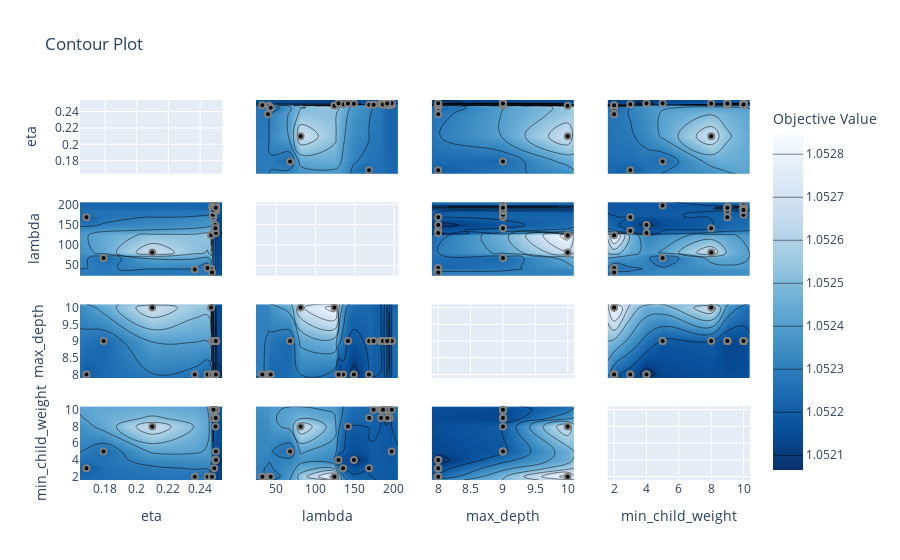

Notebook code cell kept with this figure:
### Code cell
plot_contour(study)

### Figure 1 — Plotly figure (JSON) as saved in the notebook; plotly's stock layout.template omitted (floating-point values rounded to 4 significant figures; data arrays with more than 128 entries replaced by an {"elided": "..."} marker saying what was removed)
{"data": [{"type": "scatter", "xaxis": "x", "yaxis": "y"}, {"colorbar": {"title": {"text": "Objective Value"}}, "colorscale": [[0, "rgb(247,251,255)"], [0.125, "rgb(222,235,247)"], [0.25, "rgb(198,219,239)"], [0.375, "rgb(158,202,225)"], [0.5, "rgb(107,174,214)"], [0.625, "rgb(66,146,198)"], [0.75, "rgb(33,113,181)"], [0.875, "rgb(8,81,156)"], [1, "rgb(8,48,107)"]], "connectgaps": true, "contours": {"coloring": "heatmap"}, "hoverinfo": "none", "line": {"smoothing": 1.3}, "reversescale": true, "showscale": true, "type": "contour", "x": [0.1643, 0.1683, 0.1791, 0.2099, 0.2366, 0.2447, 0.2469, 0.247, 0.2475, 0.2476, 0.248, 0.2481, 0.2483, 0.2483, 0.2483, 0.2484, 0.2485, 0.2489, 0.2495, 0.2496, 0.2497, 0.2498, 0.2499, 0.2499, 0.2499, 0.2499, 0.25, 0.25, 0.25, 0.2541], "xaxis": "x5", "y": [24.24, 32.47, 39.64, 40.9, 43.12, 67.81, 81.16, 124.2, 129.4, 135.2, 141.4, 149.0, 168.2, 168.5, 174.1, 183.3, 183.6, 186.0, 186.0, 188.6, 189.4, 189.5, 191.5, 192.4, 194.0, 194.3, 194.3, 197.1, 197.2, 205.4], "yaxis": "y5", "z": {"elided": "30x30 float values"}}, {"marker": {"color": "black", "line": {"color": "Gray", "width": 2}}, "mode": "markers", "name": "Feasible Trial", "showlegend": false, "type": "scatter", "x": [0.2099, 0.2366, 0.247, 0.1683, 0.1791, 0.2469, 0.2447, 0.2475, 0.2489, 0.2495, 0.25, 0.2497, 0.2496, 0.2476, 0.248, 0.2483, 0.2484, 0.2498, 0.2481, 0.2499, 0.2483, 0.25, 0.2483, 0.2499, 0.25, 0.2499, 0.2485, 0.2499], "xaxis": "x5", "y": [81.16, 39.64, 124.2, 168.2, 67.81, 40.9, 43.12, 32.47, 135.2, 149.0, 129.4, 141.4, 183.3, 194.0, 194.3, 197.2, 168.5, 192.4, 174.1, 183.6, 194.3, 189.5, 188.6, 189.4, 197.1, 186.0, 186.0, 191.5], "yaxis": "y5"}, {"colorbar": {"title": {"text": "Objective Value"}}, "colorscale": [[0, "rgb(247,251,255)"], [0.125, "rgb(222,235,247)"], [0.25, "rgb(198,219,239)"], [0.375, "rgb(158,202,225)"], [0.5, "rgb(107,174,214)"], [0.625, "rgb(66,146,198)"], [0.75, "rgb(33,113,181)"], [0.875, "rgb(8,81,156)"], [1, "rgb(8,48,107)"]], "connectgaps": true, "contours": {"coloring": "heatmap"}, "hoverinfo": "none", "line": {"smoothing": 1.3}, "reversescale": true, "showscale": false, "type": "contour", "x": [0.1643, 0.1683, 0.1791, 0.2099, 0.2366, 0.2447, 0.2469, 0.247, 0.2475, 0.2476, 0.248, 0.2481, 0.2483, 0.2483, 0.2483, 0.2484, 0.2485, 0.2489, 0.2495, 0.2496, 0.2497, 0.2498, 0.2499, 0.2499, 0.2499, 0.2499, 0.25, 0.25, 0.25, 0.2541], "xaxis": "x9", "y": [7.9, 8, 9, 10, 10.1], "yaxis": "y9", "z": {"elided": "5x30 float values"}}, {"marker": {"color": "black", "line": {"color": "Gray", "width": 2}}, "mode": "markers", "name": "Feasible Trial", "showlegend": false, "type": "scatter", "x": [0.2099, 0.2366, 0.247, 0.1683, 0.1791, 0.2469, 0.2447, 0.2475, 0.2489, 0.2495, 0.25, 0.2497, 0.2496, 0.2476, 0.248, 0.2483, 0.2484, 0.2498, 0.2481, 0.2499, 0.2483, 0.25, 0.2483, 0.2499, 0.25, 0.2499, 0.2485, 0.2499], "xaxis": "x9", "y": [10, 8, 10, 8, 9, 8, 8, 8, 8, 8, 8, 9, 9, 9, 9, 9, 9, 9, 9, 9, 9, 9, 9, 9, 9, 9, 9, 9], "yaxis": "y9"}, {"colorbar": {"title": {"text": "Objective Value"}}, "colorscale": [[0, "rgb(247,251,255)"], [0.125, "rgb(222,235,247)"], [0.25, "rgb(198,219,239)"], [0.375, "rgb(158,202,225)"], [0.5, "rgb(107,174,214)"], [0.625, "rgb(66,146,198)"], [0.75, "rgb(33,113,181)"], [0.875, "rgb(8,81,156)"], [1, "rgb(8,48,107)"]], "connectgaps": true, "contours": {"coloring": "heatmap"}, "hoverinfo": "none", "line": {"smoothing": 1.3}, "reversescale": true, "showscale": false, "type": "contour", "x": [0.1643, 0.1683, 0.1791, 0.2099, 0.2366, 0.2447, 0.2469, 0.247, 0.2475, 0.2476, 0.248, 0.2481, 0.2483, 0.2483, 0.2483, 0.2484, 0.2485, 0.2489, 0.2495, 0.2496, 0.2497, 0.2498, 0.2499, 0.2499, 0.2499, 0.2499, 0.25, 0.25, 0.25, 0.2541], "xaxis": "x13", "y": [1.6, 2, 3, 4, 5, 8, 9, 10, 10.4], "yaxis": "y13", "z": {"elided": "9x30 float values"}}, {"marker": {"color": "black", "line": {"color": "Gray", "width": 2}}, "mode": "markers", "name": "Feasible Trial", "showlegend": false, "type": "scatter", "x": [0.2099, 0.2366, 0.247, 0.1683, 0.1791, 0.2469, 0.2447, 0.2475, 0.2489, 0.2495, 0.25, 0.2497, 0.2496, 0.2476, 0.248, 0.2483, 0.2484, 0.2498, 0.2481, 0.2499, 0.2483, 0.25, 0.2483, 0.2499, 0.25, 0.2499, 0.2485, 0.2499], "xaxis": "x13", "y": [8, 2, 2, 3, 5, 2, 2, 2, 3, 4, 4, 8, 10, 10, 10, 10, 9, 9, 10, 9, 9, 10, 10, 10, 5, 10, 10, 9], "yaxis": "y13"}, {"colorbar": {"title": {"text": "Objective Value"}}, "colorscale": [[0, "rgb(247,251,255)"], [0.125, "rgb(222,235,247)"], [0.25, "rgb(198,219,239)"], [0.375, "rgb(158,202,225)"], [0.5, "rgb(107,174,214)"], [0.625, "rgb(66,146,198)"], [0.75, "rgb(33,113,181)"], [0.875, "rgb(8,81,156)"], [1, "rgb(8,48,107)"]], "connectgaps": true, "contours": {"coloring": "heatmap"}, "hoverinfo": "none", "line": {"smoothing": 1.3}, "reversescale": true, "showscale": false, "type": "contour", "x": [24.24, 32.47, 39.64, 40.9, 43.12, 67.81, 81.16, 124.2, 129.4, 135.2, 141.4, 149.0, 168.2, 168.5, 174.1, 183.3, 183.6, 186.0, 186.0, 188.6, 189.4, 189.5, 191.5, 192.4, 194.0, 194.3, 194.3, 197.1, 197.2, 205.4], "xaxis": "x2", "y": [0.1643, 0.1683, 0.1791, 0.2099, 0.2366, 0.2447, 0.2469, 0.247, 0.2475, 0.2476, 0.248, 0.2481, 0.2483, 0.2483, 0.2483, 0.2484, 0.2485, 0.2489, 0.2495, 0.2496, 0.2497, 0.2498, 0.2499, 0.2499, 0.2499, 0.2499, 0.25, 0.25, 0.25, 0.2541], "yaxis": "y2", "z": {"elided": "30x30 float values"}}, {"marker": {"color": "black", "line": {"color": "Gray", "width": 2}}, "mode": "markers", "name": "Feasible Trial", "showlegend": false, "type": "scatter", "x": [81.16, 39.64, 124.2, 168.2, 67.81, 40.9, 43.12, 32.47, 135.2, 149.0, 129.4, 141.4, 183.3, 194.0, 194.3, 197.2, 168.5, 192.4, 174.1, 183.6, 194.3, 189.5, 188.6, 189.4, 197.1, 186.0, 186.0, 191.5], "xaxis": "x2", "y": [0.2099, 0.2366, 0.247, 0.1683, 0.1791, 0.2469, 0.2447, 0.2475, 0.2489, 0.2495, 0.25, 0.2497, 0.2496, 0.2476, 0.248, 0.2483, 0.2484, 0.2498, 0.2481, 0.2499, 0.2483, 0.25, 0.2483, 0.2499, 0.25, 0.2499, 0.2485, 0.2499], "yaxis": "y2"}, {"type": "scatter", "xaxis": "x6", "yaxis": "y6"}, {"colorbar": {"title": {"text": "Objective Value"}}, "colorscale": [[0, "rgb(247,251,255)"], [0.125, "rgb(222,235,247)"], [0.25, "rgb(198,219,239)"], [0.375, "rgb(158,202,225)"], [0.5, "rgb(107,174,214)"], [0.625, "rgb(66,146,198)"], [0.75, "rgb(33,113,181)"], [0.875, "rgb(8,81,156)"], [1, "rgb(8,48,107)"]], "connectgaps": true, "contours": {"coloring": "heatmap"}, "hoverinfo": "none", "line": {"smoothing": 1.3}, "reversescale": true, "showscale": false, "type": "contour", "x": [24.24, 32.47, 39.64, 40.9, 43.12, 67.81, 81.16, 124.2, 129.4, 135.2, 141.4, 149.0, 168.2, 168.5, 174.1, 183.3, 183.6, 186.0, 186.0, 188.6, 189.4, 189.5, 191.5, 192.4, 194.0, 194.3, 194.3, 197.1, 197.2, 205.4], "xaxis": "x10", "y": [7.9, 8, 9, 10, 10.1], "yaxis": "y10", "z": {"elided": "5x30 float values"}}, {"marker": {"color": "black", "line": {"color": "Gray", "width": 2}}, "mode": "markers", "name": "Feasible Trial", "showlegend": false, "type": "scatter", "x": [81.16, 39.64, 124.2, 168.2, 67.81, 40.9, 43.12, 32.47, 135.2, 149.0, 129.4, 141.4, 183.3, 194.0, 194.3, 197.2, 168.5, 192.4, 174.1, 183.6, 194.3, 189.5, 188.6, 189.4, 197.1, 186.0, 186.0, 191.5], "xaxis": "x10", "y": [10, 8, 10, 8, 9, 8, 8, 8, 8, 8, 8, 9, 9, 9, 9, 9, 9, 9, 9, 9, 9, 9, 9, 9, 9, 9, 9, 9], "yaxis": "y10"}, {"colorbar": {"title": {"text": "Objective Value"}}, "colorscale": [[0, "rgb(247,251,255)"], [0.125, "rgb(222,235,247)"], [0.25, "rgb(198,219,239)"], [0.375, "rgb(158,202,225)"], [0.5, "rgb(107,174,214)"], [0.625, "rgb(66,146,198)"], [0.75, "rgb(33,113,181)"], [0.875, "rgb(8,81,156)"], [1, "rgb(8,48,107)"]], "connectgaps": true, "contours": {"coloring": "heatmap"}, "hoverinfo": "none", "line": {"smoothing": 1.3}, "reversescale": true, "showscale": false, "type": "contour", "x": [24.24, 32.47, 39.64, 40.9, 43.12, 67.81, 81.16, 124.2, 129.4, 135.2, 141.4, 149.0, 168.2, 168.5, 174.1, 183.3, 183.6, 186.0, 186.0, 188.6, 189.4, 189.5, 191.5, 192.4, 194.0, 194.3, 194.3, 197.1, 197.2, 205.4], "xaxis": "x14", "y": [1.6, 2, 3, 4, 5, 8, 9, 10, 10.4], "yaxis": "y14", "z": {"elided": "9x30 float values"}}, {"marker": {"color": "black", "line": {"color": "Gray", "width": 2}}, "mode": "markers", "name": "Feasible Trial", "showlegend": false, "type": "scatter", "x": [81.16, 39.64, 124.2, 168.2, 67.81, 40.9, 43.12, 32.47, 135.2, 149.0, 129.4, 141.4, 183.3, 194.0, 194.3, 197.2, 168.5, 192.4, 174.1, 183.6, 194.3, 189.5, 188.6, 189.4, 197.1, 186.0, 186.0, 191.5], "xaxis": "x14", "y": [8, 2, 2, 3, 5, 2, 2, 2, 3, 4, 4, 8, 10, 10, 10, 10, 9, 9, 10, 9, 9, 10, 10, 10, 5, 10, 10, 9], "yaxis": "y14"}, {"colorbar": {"title": {"text": "Objective Value"}}, "colorscale": [[0, "rgb(247,251,255)"], [0.125, "rgb(222,235,247)"], [0.25, "rgb(198,219,239)"], [0.375, "rgb(158,202,225)"], [0.5, "rgb(107,174,214)"], [0.625, "rgb(66,146,198)"], [0.75, "rgb(33,113,181)"], [0.875, "rgb(8,81,156)"], [1, "rgb(8,48,107)"]], "connectgaps": true, "contours": {"coloring": "heatmap"}, "hoverinfo": "none", "line": {"smoothing": 1.3}, "reversescale": true, "showscale": false, "type": "contour", "x": [7.9, 8, 9, 10, 10.1], "xaxis": "x3", "y": [0.1643, 0.1683, 0.1791, 0.2099, 0.2366, 0.2447, 0.2469, 0.247, 0.2475, 0.2476, 0.248, 0.2481, 0.2483, 0.2483, 0.2483, 0.2484, 0.2485, 0.2489, 0.2495, 0.2496, 0.2497, 0.2498, 0.2499, 0.2499, 0.2499, 0.2499, 0.25, 0.25, 0.25, 0.2541], "yaxis": "y3", "z": {"elided": "30x5 float values"}}, {"marker": {"color": "black", "line": {"color": "Gray", "width": 2}}, "mode": "markers", "name": "Feasible Trial", "showlegend": false, "type": "scatter", "x": [10, 8, 10, 8, 9, 8, 8, 8, 8, 8, 8, 9, 9, 9, 9, 9, 9, 9, 9, 9, 9, 9, 9, 9, 9, 9, 9, 9], "xaxis": "x3", "y": [0.2099, 0.2366, 0.247, 0.1683, 0.1791, 0.2469, 0.2447, 0.2475, 0.2489, 0.2495, 0.25, 0.2497, 0.2496, 0.2476, 0.248, 0.2483, 0.2484, 0.2498, 0.2481, 0.2499, 0.2483, 0.25, 0.2483, 0.2499, 0.25, 0.2499, 0.2485, 0.2499], "yaxis": "y3"}, {"colorbar": {"title": {"text": "Objective Value"}}, "colorscale": [[0, "rgb(247,251,255)"], [0.125, "rgb(222,235,247)"], [0.25, "rgb(198,219,239)"], [0.375, "rgb(158,202,225)"], [0.5, "rgb(107,174,214)"], [0.625, "rgb(66,146,198)"], [0.75, "rgb(33,113,181)"], [0.875, "rgb(8,81,156)"], [1, "rgb(8,48,107)"]], "connectgaps": true, "contours": {"coloring": "heatmap"}, "hoverinfo": "none", "line": {"smoothing": 1.3}, "reversescale": true, "showscale": false, "type": "contour", "x": [7.9, 8, 9, 10, 10.1], "xaxis": "x7", "y": [24.24, 32.47, 39.64, 40.9, 43.12, 67.81, 81.16, 124.2, 129.4, 135.2, 141.4, 149.0, 168.2, 168.5, 174.1, 183.3, 183.6, 186.0, 186.0, 188.6, 189.4, 189.5, 191.5, 192.4, 194.0, 194.3, 194.3, 197.1, 197.2, 205.4], "yaxis": "y7", "z": {"elided": "30x5 float values"}}, {"marker": {"color": "black", "line": {"color": "Gray", "width": 2}}, "mode": "markers", "name": "Feasible Trial", "showlegend": false, "type": "scatter", "x": [10, 8, 10, 8, 9, 8, 8, 8, 8, 8, 8, 9, 9, 9, 9, 9, 9, 9, 9, 9, 9, 9, 9, 9, 9, 9, 9, 9], "xaxis": "x7", "y": [81.16, 39.64, 124.2, 168.2, 67.81, 40.9, 43.12, 32.47, 135.2, 149.0, 129.4, 141.4, 183.3, 194.0, 194.3, 197.2, 168.5, 192.4, 174.1, 183.6, 194.3, 189.5, 188.6, 189.4, 197.1, 186.0, 186.0, 191.5], "yaxis": "y7"}, {"type": "scatter", "xaxis": "x11", "yaxis": "y11"}, {"colorbar": {"title": {"text": "Objective Value"}}, "colorscale": [[0, "rgb(247,251,255)"], [0.125, "rgb(222,235,247)"], [0.25, "rgb(198,219,239)"], [0.375, "rgb(158,202,225)"], [0.5, "rgb(107,174,214)"], [0.625, "rgb(66,146,198)"], [0.75, "rgb(33,113,181)"], [0.875, "rgb(8,81,156)"], [1, "rgb(8,48,107)"]], "connectgaps": true, "contours": {"coloring": "heatmap"}, "hoverinfo": "none", "line": {"smoothing": 1.3}, "reversescale": true, "showscale": false, "type": "contour", "x": [7.9, 8, 9, 10, 10.1], "xaxis": "x15", "y": [1.6, 2, 3, 4, 5, 8, 9, 10, 10.4], "yaxis": "y15", "z": [[null, null, null, null, null], [null, 1.052, null, 1.053, null], [null, 1.052, null, null, null], [null, 1.052, null, null, null], [null, null, 1.052, null, null], [null, null, 1.052, 1.053, null], [null, null, 1.052, null, null], [null, null, 1.052, null, null], [null, null, null, null, null]]}, {"marker": {"color": "black", "line": {"color": "Gray", "width": 2}}, "mode": "markers", "name": "Feasible Trial", "showlegend": false, "type": "scatter", "x": [10, 8, 10, 8, 9, 8, 8, 8, 8, 8, 8, 9, 9, 9, 9, 9, 9, 9, 9, 9, 9, 9, 9, 9, 9, 9, 9, 9], "xaxis": "x15", "y": [8, 2, 2, 3, 5, 2, 2, 2, 3, 4, 4, 8, 10, 10, 10, 10, 9, 9, 10, 9, 9, 10, 10, 10, 5, 10, 10, 9], "yaxis": "y15"}, {"colorbar": {"title": {"text": "Objective Value"}}, "colorscale": [[0, "rgb(247,251,255)"], [0.125, "rgb(222,235,247)"], [0.25, "rgb(198,219,239)"], [0.375, "rgb(158,202,225)"], [0.5, "rgb(107,174,214)"], [0.625, "rgb(66,146,198)"], [0.75, "rgb(33,113,181)"], [0.875, "rgb(8,81,156)"], [1, "rgb(8,48,107)"]], "connectgaps": true, "contours": {"coloring": "heatmap"}, "hoverinfo": "none", "line": {"smoothing": 1.3}, "reversescale": true, "showscale": false, "type": "contour", "x": [1.6, 2, 3, 4, 5, 8, 9, 10, 10.4], "xaxis": "x4", "y": [0.1643, 0.1683, 0.1791, 0.2099, 0.2366, 0.2447, 0.2469, 0.247, 0.2475, 0.2476, 0.248, 0.2481, 0.2483, 0.2483, 0.2483, 0.2484, 0.2485, 0.2489, 0.2495, 0.2496, 0.2497, 0.2498, 0.2499, 0.2499, 0.2499, 0.2499, 0.25, 0.25, 0.25, 0.2541], "yaxis": "y4", "z": {"elided": "30x9 float values"}}, {"marker": {"color": "black", "line": {"color": "Gray", "width": 2}}, "mode": "markers", "name": "Feasible Trial", "showlegend": false, "type": "scatter", "x": [8, 2, 2, 3, 5, 2, 2, 2, 3, 4, 4, 8, 10, 10, 10, 10, 9, 9, 10, 9, 9, 10, 10, 10, 5, 10, 10, 9], "xaxis": "x4", "y": [0.2099, 0.2366, 0.247, 0.1683, 0.1791, 0.2469, 0.2447, 0.2475, 0.2489, 0.2495, 0.25, 0.2497, 0.2496, 0.2476, 0.248, 0.2483, 0.2484, 0.2498, 0.2481, 0.2499, 0.2483, 0.25, 0.2483, 0.2499, 0.25, 0.2499, 0.2485, 0.2499], "yaxis": "y4"}, {"colorbar": {"title": {"text": "Objective Value"}}, "colorscale": [[0, "rgb(247,251,255)"], [0.125, "rgb(222,235,247)"], [0.25, "rgb(198,219,239)"], [0.375, "rgb(158,202,225)"], [0.5, "rgb(107,174,214)"], [0.625, "rgb(66,146,198)"], [0.75, "rgb(33,113,181)"], [0.875, "rgb(8,81,156)"], [1, "rgb(8,48,107)"]], "connectgaps": true, "contours": {"coloring": "heatmap"}, "hoverinfo": "none", "line": {"smoothing": 1.3}, "reversescale": true, "showscale": false, "type": "contour", "x": [1.6, 2, 3, 4, 5, 8, 9, 10, 10.4], "xaxis": "x8", "y": [24.24, 32.47, 39.64, 40.9, 43.12, 67.81, 81.16, 124.2, 129.4, 135.2, 141.4, 149.0, 168.2, 168.5, 174.1, 183.3, 183.6, 186.0, 186.0, 188.6, 189.4, 189.5, 191.5, 192.4, 194.0, 194.3, 194.3, 197.1, 197.2, 205.4], "yaxis": "y8", "z": {"elided": "30x9 float values"}}, {"marker": {"color": "black", "line": {"color": "Gray", "width": 2}}, "mode": "markers", "name": "Feasible Trial", "showlegend": false, "type": "scatter", "x": [8, 2, 2, 3, 5, 2, 2, 2, 3, 4, 4, 8, 10, 10, 10, 10, 9, 9, 10, 9, 9, 10, 10, 10, 5, 10, 10, 9], "xaxis": "x8", "y": [81.16, 39.64, 124.2, 168.2, 67.81, 40.9, 43.12, 32.47, 135.2, 149.0, 129.4, 141.4, 183.3, 194.0, 194.3, 197.2, 168.5, 192.4, 174.1, 183.6, 194.3, 189.5, 188.6, 189.4, 197.1, 186.0, 186.0, 191.5], "yaxis": "y8"}, {"colorbar": {"title": {"text": "Objective Value"}}, "colorscale": [[0, "rgb(247,251,255)"], [0.125, "rgb(222,235,247)"], [0.25, "rgb(198,219,239)"], [0.375, "rgb(158,202,225)"], [0.5, "rgb(107,174,214)"], [0.625, "rgb(66,146,198)"], [0.75, "rgb(33,113,181)"], [0.875, "rgb(8,81,156)"], [1, "rgb(8,48,107)"]], "connectgaps": true, "contours": {"coloring": "heatmap"}, "hoverinfo": "none", "line": {"smoothing": 1.3}, "reversescale": true, "showscale": false, "type": "contour", "x": [1.6, 2, 3, 4, 5, 8, 9, 10, 10.4], "xaxis": "x12", "y": [7.9, 8, 9, 10, 10.1], "yaxis": "y12", "z": [[null, null, null, null, null, null, null, null, null], [null, 1.052, 1.052, 1.052, null, null, null, null, null], [null, null, null, null, 1.052, 1.052, 1.052, 1.052, null], [null, 1.053, null, null, null, 1.053, null, null, null], [null, null, null, null, null, null, null, null, null]]}, {"marker": {"color": "black", "line": {"color": "Gray", "width": 2}}, "mode": "markers", "name": "Feasible Trial", "showlegend": false, "type": "scatter", "x": [8, 2, 2, 3, 5, 2, 2, 2, 3, 4, 4, 8, 10, 10, 10, 10, 9, 9, 10, 9, 9, 10, 10, 10, 5, 10, 10, 9], "xaxis": "x12", "y": [10, 8, 10, 8, 9, 8, 8, 8, 8, 8, 8, 9, 9, 9, 9, 9, 9, 9, 9, 9, 9, 9, 9, 9, 9, 9, 9, 9], "yaxis": "y12"}, {"type": "scatter", "xaxis": "x16", "yaxis": "y16"}], "layout": {"title": {"text": "Contour Plot"}, "xaxis": {"anchor": "y", "domain": [0, 0.2125], "matches": "x13", "range": [0.1643, 0.2541], "showticklabels": false}, "xaxis10": {"anchor": "y10", "domain": [0.2625, 0.475], "matches": "x14", "range": [24.24, 205.4], "showticklabels": false}, "xaxis11": {"anchor": "y11", "domain": [0.525, 0.7375], "matches": "x15", "range": [7.9, 10.1], "showticklabels": false}, "xaxis12": {"anchor": "y12", "domain": [0.7875, 1], "matches": "x16", "range": [1.6, 10.4], "showticklabels": false}, "xaxis13": {"anchor": "y13", "domain": [0, 0.2125], "range": [0.1643, 0.2541], "title": {"text": "eta"}}, "xaxis14": {"anchor": "y14", "domain": [0.2625, 0.475], "range": [24.24, 205.4], "title": {"text": "lambda"}}, "xaxis15": {"anchor": "y15", "domain": [0.525, 0.7375], "range": [7.9, 10.1], "title": {"text": "max_depth"}}, "xaxis16": {"anchor": "y16", "domain": [0.7875, 1], "range": [1.6, 10.4], "title": {"text": "min_child_weight"}}, "xaxis2": {"anchor": "y2", "domain": [0.2625, 0.475], "matches": "x14", "range": [24.24, 205.4], "showticklabels": false}, "xaxis3": {"anchor": "y3", "domain": [0.525, 0.7375], "matches": "x15", "range": [7.9, 10.1], "showticklabels": false}, "xaxis4": {"anchor": "y4", "domain": [0.7875, 1], "matches": "x16", "range": [1.6, 10.4], "showticklabels": false}, "xaxis5": {"anchor": "y5", "domain": [0, 0.2125], "matches": "x13", "range": [0.1643, 0.2541], "showticklabels": false}, "xaxis6": {"anchor": "y6", "domain": [0.2625, 0.475], "matches": "x14", "range": [24.24, 205.4], "showticklabels": false}, "xaxis7": {"anchor": "y7", "domain": [0.525, 0.7375], "matches": "x15", "range": [7.9, 10.1], "showticklabels": false}, "xaxis8": {"anchor": "y8", "domain": [0.7875, 1], "matches": "x16", "range": [1.6, 10.4], "showticklabels": false}, "xaxis9": {"anchor": "y9", "domain": [0, 0.2125], "matches": "x13", "range": [0.1643, 0.2541], "showticklabels": false}, "yaxis": {"anchor": "x", "domain": [0.8063, 1], "range": [0.1643, 0.2541], "title": {"text": "eta"}}, "yaxis10": {"anchor": "x10", "domain": [0.2687, 0.4625], "matches": "y9", "range": [7.9, 10.1], "showticklabels": false}, "yaxis11": {"anchor": "x11", "domain": [0.2687, 0.4625], "matches": "y9", "range": [7.9, 10.1], "showticklabels": false}, "yaxis12": {"anchor": "x12", "domain": [0.2687, 0.4625], "matches": "y9", "range": [7.9, 10.1], "showticklabels": false}, "yaxis13": {"anchor": "x13", "domain": [0, 0.1938], "range": [1.6, 10.4], "title": {"text": "min_child_weight"}}, "yaxis14": {"anchor": "x14", "domain": [0, 0.1938], "matches": "y13", "range": [1.6, 10.4], "showticklabels": false}, "yaxis15": {"anchor": "x15", "domain": [0, 0.1938], "matches": "y13", "range": [1.6, 10.4], "showticklabels": false}, "yaxis16": {"anchor": "x16", "domain": [0, 0.1938], "matches": "y13", "range": [1.6, 10.4], "showticklabels": false}, "yaxis2": {"anchor": "x2", "domain": [0.8063, 1], "matches": "y", "range": [0.1643, 0.2541], "showticklabels": false}, "yaxis3": {"anchor": "x3", "domain": [0.8063, 1], "matches": "y", "range": [0.1643, 0.2541], "showticklabels": false}, "yaxis4": {"anchor": "x4", "domain": [0.8063, 1], "matches": "y", "range": [0.1643, 0.2541], "showticklabels": false}, "yaxis5": {"anchor": "x5", "domain": [0.5375, 0.7312], "range": [24.24, 205.4], "title": {"text": "lambda"}}, "yaxis6": {"anchor": "x6", "domain": [0.5375, 0.7312], "matches": "y5", "range": [24.24, 205.4], "showticklabels": false}, "yaxis7": {"anchor": "x7", "domain": [0.5375, 0.7312], "matches": "y5", "range": [24.24, 205.4], "showticklabels": false}, "yaxis8": {"anchor": "x8", "domain": [0.5375, 0.7312], "matches": "y5", "range": [24.24, 205.4], "showticklabels": false}, "yaxis9": {"anchor": "x9", "domain": [0.2687, 0.4625], "range": [7.9, 10.1], "title": {"text": "max_depth"}}}}
